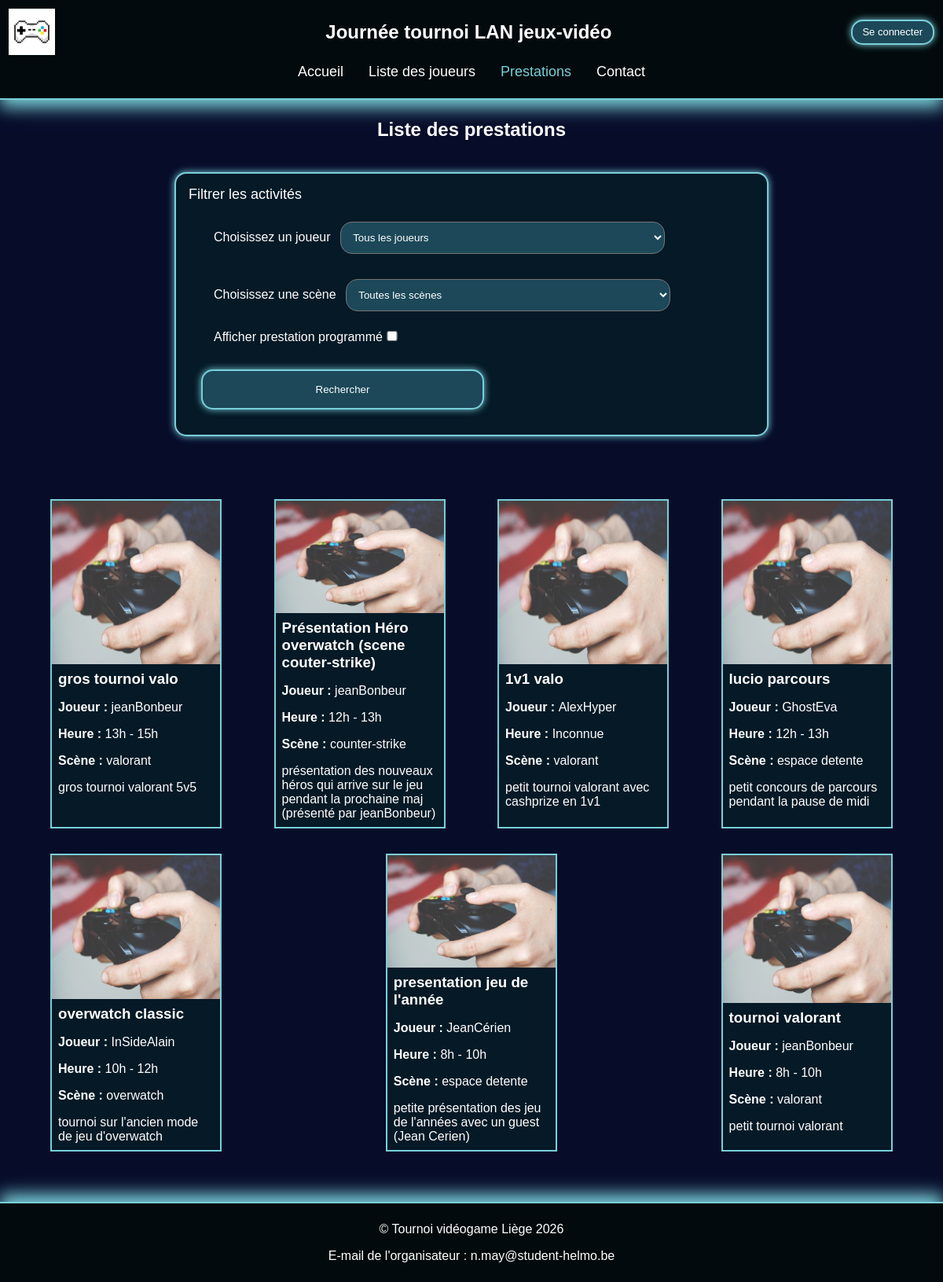
The app's page /listePrestation.php with its own data.
### tables this page shows
CREATE TABLE `prestation` (
  `idPrestation` int(2) NOT NULL,
  `titre` varchar(50) NOT NULL,
  `description` varchar(200) NOT NULL,
  `image` varchar(100) NOT NULL,
  `idScene` int(2) NOT NULL,
  `idJoueur` int(2) NOT NULL,
  `idheure` int(2) DEFAULT NULL
);

CREATE TABLE `joueur` (
  `idJoueur` int(2) NOT NULL,
  `pseudo` varchar(50) NOT NULL,
  `photo` varchar(100) NOT NULL,
  `description` varchar(200) NOT NULL,
  `idUtilisateur` int(2) NOT NULL
);

CREATE TABLE `heure` (
  `idHeure` int(1) NOT NULL,
  `Heure1` int(1) NOT NULL,
  `Heure2` int(1) NOT NULL
);

CREATE TABLE `scene` (
  `idScene` int(2) NOT NULL,
  `nom` varchar(50) NOT NULL
);

### app/Model/prestation.php (called while the page is built, shortened)
<?php
require_once __DIR__ . "/Scene.php";
require_once __DIR__ . "/Heure.php";
require_once __DIR__ . "/Joueur.php";
class Prestation
{
    private ?int $idPrestation = null;
    private ?string $titre = null;
    private ?string $description = null;
    private ?string $image = null;
    public function getTitre(): string
    {
        return $this->titre;
    }
    public function getDescription(): string
    {
        return $this->description;
    }
    public function getImage(): string
    {
        return $this->image;
    }
    public function getIdPrestation(): ?int
    {
        return $this->idPrestation;
    }
    public static function findAll(?int $idJoueur = null, ?int $idScene = null, bool $programmed = false)
    {
        $pdo = Database::getPDO();
        $sql = "SELECT idPrestation AS idPrestation, idScene AS idScene, idJoueur AS idJoueur, idheure AS idHeure, titre AS titre, description AS description, image AS image FROM prestation";
        $sql .= " ORDER BY idPrestation DESC";
        $requete = $pdo->prepare($sql);
        $requete->execute();
        $requete->setFetchMode(PDO::FETCH_CLASS, Prestation::class);
        return $requete->fetchAll();
    }
    public function findScene(int $id)
    {
        $pdo = Database::getPDO();
        $requete = $pdo->prepare("SELECT * FROM scene WHERE idScene = :id");
        $requete->bindValue(':id', $id, PDO::PARAM_INT);
        $requete->execute();
        $requete->setFetchMode(PDO::FETCH_CLASS, Scene::class);
        return $requete->fetch() ?: null;
    }
    public function findJoueur(int $id)
    {
        $pdo = Database::getPDO();
        $requete = $pdo->prepare("SELECT * FROM joueur WHERE idJoueur = :id");
        $requete->bindValue(':id', $id, PDO::PARAM_INT);
        $requete->execute();
        $requete->setFetchMode(PDO::FETCH_CLASS, Joueur::class);
        return $requete->fetch() ?: null;
    }
    public function findHeure(?int $id = null)
    {
        $pdo = Database::getPDO();
        $requete = $pdo->prepare("SELECT * FROM heure WHERE idHeure = :id");
        $requete->bindValue(':id', $id, PDO::PARAM_INT);
        $requete->execute();
        $requete->setFetchMode(PDO::FETCH_CLASS, Heure::class);
        return $requete->fetch() ?: null;
    }
}

### app/Model/Joueur.php (called while the page is built, shortened)
<?php
require_once __DIR__ . "/prestation.php";
class Joueur
{
    private string $pseudo;
    public function getPseudo(): string
    {
        return $this->pseudo;
    }
}
?>

### app/Model/Heure.php (called while the page is built, shortened)
<?php
class Heure {
    private ?int $Heure1 = null;
    private ?int $Heure2 = null;
    public function toString(): String {
        return $this->Heure1 . "h - ". $this->Heure2. "h";
    }
}
?>

### app/Model/Scene.php (called while the page is built, shortened)
<?php
class Scene
{
    private ?string $nom = null;
    public function getNom()
    {
        return $this->nom;
    }
}
?>

### listePrestation.php (the view, shortened to what this page needs)
<?php
include_once "app/Model/prestation.php";
include_once "app/Model/Heure.php";
include_once "app/Model/Joueur.php";
$selectedJoueur = isset($_GET['Joueur']) && $_GET['Joueur'] !== '' ? intval($_GET['Joueur']) : null;
$selectedScene = isset($_GET['Scene']) && $_GET['Scene'] !== '' ? intval($_GET['Scene']) : null;
$programmed = isset($_GET['prograpresta']);
$exemplePresta = [];
$erreur = '';
try {
    $exemplePresta = Prestation::findAll($selectedJoueur, $selectedScene, $programmed);
} catch(PDOException $e) {
    $erreur = "Erreur : " . $e->getMessage();
}
?>
<!DOCTYPE html>
<html lang="fr">
<head>
    <link rel="stylesheet" href="assets/css/Style.css">
</head>
<body>
    <?php
    require_once "app/view/header.php";
    ?>
    <main>
        <h2>Liste des prestations</h2>
        <form action="#" method="GET" class="filter">
            <fieldset>
                <legend>Filtrer les activités</legend>
                <div class="filterGroup">
                    <label for="Joueur">Choisissez un joueur</label>
                    <select name="Joueur" id="Joueur">
                        <option value="">Tous les joueurs</option>
                    </select>
                </div>
                <div class="filterGroup">
                    <label for="Scene">Choisissez une scène</label>
                    <select name="Scene" id="Scene">
                        <option value="">Toutes les scènes</option>
                    </select>
                </div>
                <div class="filterGroup">
                    <label for="prograPresta">Afficher prestation programmé</label>
                    <input type="checkbox" id="prograPresta" name="prograpresta" value="1" <?php echo $programmed ? 'checked' : ''; ?>>
                </div>
                <button type="submit">Rechercher</button>
            </fieldset>
        </form>
        <div class="ListeVignette">
            <?php
            if (!empty($erreur)) {
                echo "<p class='error-message'>" . $erreur . "</p>";
            } elseif (empty($exemplePresta)) {
                echo "<p class='empty-message'>Aucun artiste ne correspond à votre recherche.</p>";
            } else {
                foreach ($exemplePresta as $value) {
                    $Player = $value->findJoueur($value->getIdJoueur());
                    $Heure = $value->findHeure($value->getIdHeure());
                    $Scene = $value->findScene($value->getIdScene());
                    $playerName = $Player ? $Player->getPseudo() : 'Joueur inconnu';
                    echo "<a href='prestationEx.php?id=" . $value->getIdPrestation() . "' class='vignette'>
                    <img src='assets/img/". $value->getImage() . "'alt='photo de la prestation'>
                    <h3>" . $value->getTitre() . "</h3>
                    <p><strong>Joueur : </strong>" . $playerName . "</p>
                    <p><strong>Heure : </strong>" . ($Heure ? $Heure->toString() : 'Inconnue') . "</p>
                    <p><strong>Scène : </strong>" . ($Scene ? $Scene->getNom() : 'Inconnue') . "</p>
                    <p>" . $value->getDescription() . "</p>
                    </a>";
                }
            }
            ?>
        </div>
    </main>
    <?php
    require_once "app/view/footer.php";
    ?>
</body>
</html>

### assets/css/Style.css (style rules this page uses)
* { font-family: Arial, Helvetica, sans-serif; padding: 0; margin: 0; color: white; }
body { display: flex; flex-direction: column; min-height: 100vh; }
a { color: white; padding: 0.5rem; text-decoration: none; }
p { padding: 0.5rem; }
main { background-color: #070C29; display: flex; flex: 1; flex-direction: column; align-items: center; }
h2 { padding: 0.5rem; margin: 1rem; }
.filterGroup { margin: 1rem; }
.filterGroup input { width: 1rem; margin: 0; }
form { margin: 4rem 2rem 4rem 2rem; padding: 1rem; border: #79CFD9 solid 2px; box-shadow: #79CFD9 0 0 10px; display: flex; width: 50%; height: 100%; flex-direction: column; border-radius: 15px; background-color: #051926; }
fieldset { border: none; }
label { margin-left: 1rem; }
input, #message { padding: 1rem; border-radius: 15px; width: 90%; margin: 1rem; background-color: #1C4859; transition: 0.2s; }
button { padding: 1rem; border-radius: 15px; width: 50%; margin: 1rem; background-color: #1C4859; border: #79CFD9 solid 2px; box-shadow: #79CFD9 0 0 10px; transition: 0.3s ease; }
div.ListeVignette { display: flex; justify-content: space-between; gap: 2rem; padding: 2rem; flex-wrap: wrap; margin: 2rem; }
a.vignette { width: 20%; display: flex; flex-direction: column; border: #79CFD9 solid 2px; padding: 0; transition: ease 0.2s; background-color: #051926; }
a img { width: 100%; height: 50%; }
h3 { padding: 0.5rem; }
form.filter { display: flex; margin: 1rem; justify-content: center; width: 60%; }
select { padding: 0.7rem; border-radius: 15px; margin: 0.5rem; background-color: #1C4859; width: 60%; transition: ease 0.2s; }
legend { font-size: large; }

### records on screen
prestation: image (picture), titre "gros tournoi valo", idJoueur.pseudo "jeanBonbeur", idheure.Heure2 "13h - 15h", idScene.nom "valorant", description "gros tournoi valorant 5v5"
prestation: image (picture), titre "Présentation Héro overwatch (scene couter-strike)", idJoueur.pseudo "jeanBonbeur", idheure.Heure2 "12h - 13h", idScene.nom "counter-strike", description "présentation des nouveaux héros qui arrive sur le jeu pendant la prochaine maj (présenté par jeanBonbeur)"
prestation: image (picture), titre "1v1 valo", idJoueur.pseudo "AlexHyper", shows "Inconnue", idScene.nom "valorant", description "petit tournoi valorant avec cashprize en 1v1"
prestation: image (picture), titre "lucio parcours", idJoueur.pseudo "GhostEva", idheure.Heure2 "12h - 13h", idScene.nom "espace detente", description "petit concours de parcours pendant la pause de midi"
prestation: image (picture), titre "overwatch classic", idJoueur.pseudo "InSideAlain", idheure.Heure2 "10h - 12h", idScene.nom "overwatch", description "tournoi sur l'ancien mode de jeu d'overwatch"
prestation: image (picture), titre "presentation jeu de l'année", idJoueur.pseudo "JeanCérien", idheure.Heure2 "8h - 10h", idScene.nom "espace detente", description "petite présentation des jeu de l'années avec un guest (Jean Cerien)"
prestation: image (picture), titre "tournoi valorant", idJoueur.pseudo "jeanBonbeur", idheure.Heure2 "8h - 10h", idScene.nom "valorant", description "petit tournoi valorant"
